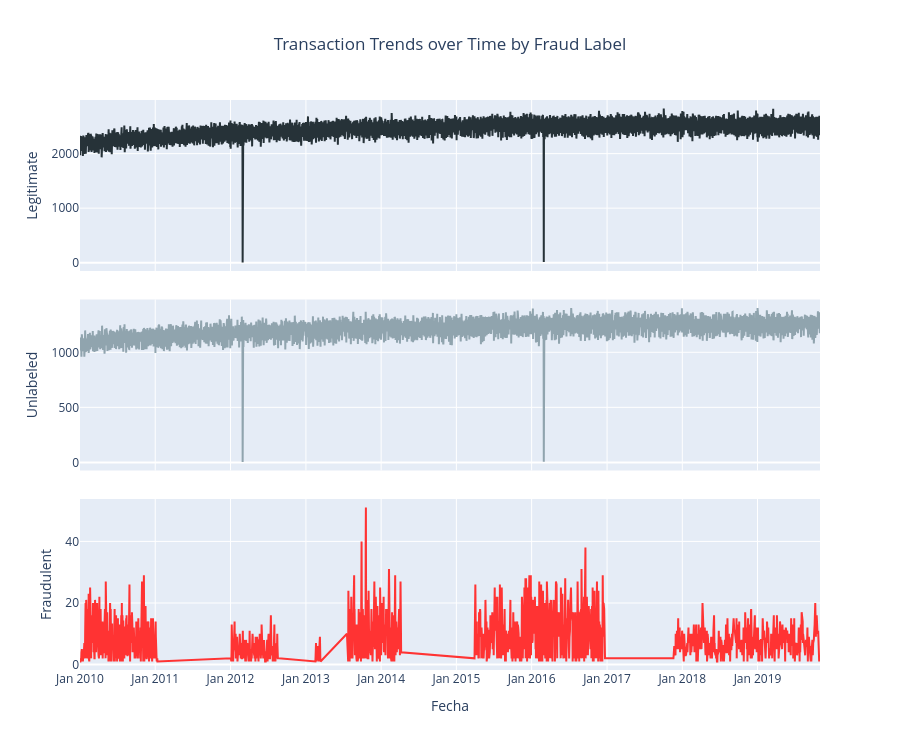

Notebook cell for this chart:
### Code cell
transactions_evolution_false = transactions_evolution_df.filter(pl.col('target') == 'Legitimate')
transactions_evolution_true = transactions_evolution_df.filter(pl.col('target') == 'Fraudulent')
transactions_evolution_null = transactions_evolution_df.filter(pl.col('target') == 'Unlabeled')

transactions_evolution_plot = go.Figure()

transactions_evolution_plot.add_trace(go.Scatter(
    x=transactions_evolution_false['day'], 
    y=transactions_evolution_false['len'], 
    name='Legitimate',
    line=dict(color='#263238', width=2),
    yaxis='y' 
))

transactions_evolution_plot.add_trace(go.Scatter(
    x=transactions_evolution_null['day'], 
    y=transactions_evolution_null['len'], 
    name='Unlabeled',
    line=dict(color='#90A4AE', width=2),
    yaxis='y2' 
))

transactions_evolution_plot.add_trace(go.Scatter(
    x=transactions_evolution_true['day'], 
    y=transactions_evolution_true['len'], 
    name='Fraudulent',
    line=dict(color='#FF3333', width=2),
    yaxis='y3' 
))

transactions_evolution_plot.update_layout(
    title_text='Transaction Trends over Time by Fraud Label', title_x=0.5, 
    width=900, height=750, autosize = False,
    hovermode='x',
    legend_title_text='', showlegend=False,
    
    yaxis=dict(
        title= dict(text='Legitimate', standoff=10),
        domain=[0.7, 1.0],
        showspikes=True, spikemode='across', spikethickness=1, spikedash='dash', spikecolor="#040404"
    ),
    
    yaxis2=dict(
        title= dict(text='Unlabeled', standoff=10), 
        domain=[0.35, 0.65], 
        showspikes=True, spikemode='across', spikethickness=1, spikedash='dash', spikecolor="#040404"
    ),

    yaxis3=dict(
        title=dict(text='Fraudulent', standoff=10), 
        domain=[0.0, 0.30],
        showspikes=True, spikemode='across', spikethickness=1, spikedash='dash', spikecolor="#040404"
    ),
    
    xaxis=dict(
        title='Fecha',
        tickformat='%b %Y',
        hoverformat='%A, %d %b %Y',
        showspikes=True, spikemode='across', spikethickness=1, spikedash='dash', spikecolor="#040404",
        anchor='y3',      
        side='bottom' 
    )
)

transactions_evolution_plot.show()

### Figure 1 — Plotly figure (JSON) as saved in the notebook; plotly's stock layout.template omitted (floating-point values rounded to 4 significant figures; data arrays with more than 128 entries replaced by an {"elided": "..."} marker saying what was removed)
{"data": [{"line": {"color": "#263238", "width": 2}, "name": "Legitimate", "type": "scatter", "x": {"elided": "3591 str values"}, "y": {"elided": "3591 int values"}, "yaxis": "y"}, {"line": {"color": "#90A4AE", "width": 2}, "name": "Unlabeled", "type": "scatter", "x": {"elided": "3591 str values"}, "y": {"elided": "3591 int values"}, "yaxis": "y2"}, {"line": {"color": "#FF3333", "width": 2}, "name": "Fraudulent", "type": "scatter", "x": {"elided": "1571 str values"}, "y": {"elided": "1571 int values"}, "yaxis": "y3"}], "layout": {"autosize": false, "height": 750, "hovermode": "x", "legend": {"title": {"text": ""}}, "showlegend": false, "title": {"text": "Transaction Trends over Time by Fraud Label", "x": 0.5}, "width": 900, "xaxis": {"anchor": "y3", "autorange": true, "hoverformat": "%A, %d %b %Y", "range": ["2010-01-01", "2019-10-31"], "showspikes": true, "side": "bottom", "spikecolor": "#040404", "spikedash": "dash", "spikemode": "across", "spikethickness": 1, "tickformat": "%b %Y", "title": {"text": "Fecha"}, "type": "date"}, "yaxis": {"autorange": true, "domain": [0.7, 1], "range": [-152.8, 2984.0], "showspikes": true, "spikecolor": "#040404", "spikedash": "dash", "spikemode": "across", "spikethickness": 1, "title": {"standoff": 10, "text": "Legitimate"}, "type": "linear"}, "yaxis2": {"autorange": true, "domain": [0.35, 0.65], "range": [-73.67, 1480.0], "showspikes": true, "spikecolor": "#040404", "spikedash": "dash", "spikemode": "across", "spikethickness": 1, "title": {"standoff": 10, "text": "Unlabeled"}, "type": "linear"}, "yaxis3": {"autorange": true, "domain": [0, 0.3], "range": [-1.778, 53.78], "showspikes": true, "spikecolor": "#040404", "spikedash": "dash", "spikemode": "across", "spikethickness": 1, "title": {"standoff": 10, "text": "Fraudulent"}, "type": "linear"}}}
